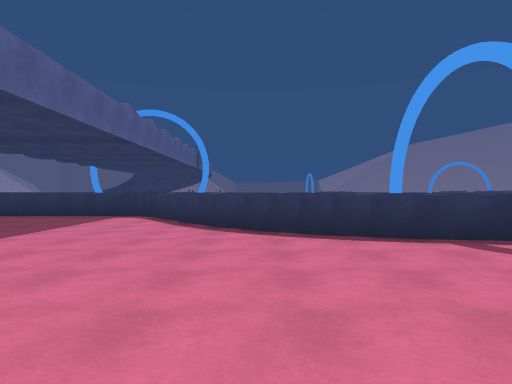
view 1 (above)

16 first-person views from a walk through a 3-D level made in the Unity game engine. The camera is 1.4 m above the floor, looks level and sees 75° across. The floor is counted in squares, 2 m on a side. Each view is taken from the middle of a square. On the plan, view 1 faces up. The plan holds only what a view shows up to about 10 squares ahead; the rest is blank. The place goes on beyond the plan. The player is left out. Some animated figures are left out.

view 2
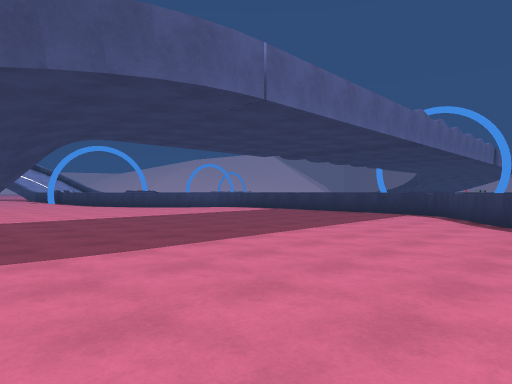

view 3
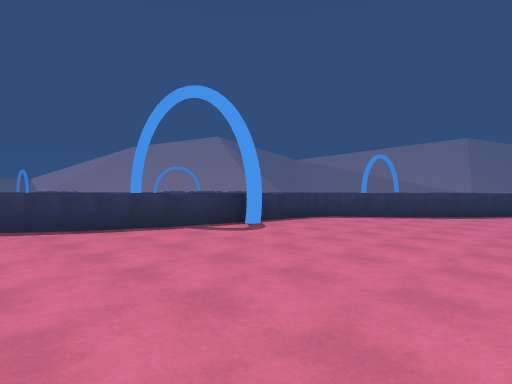

view 4
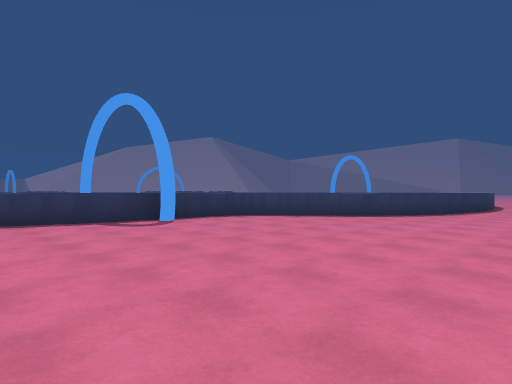

view 5
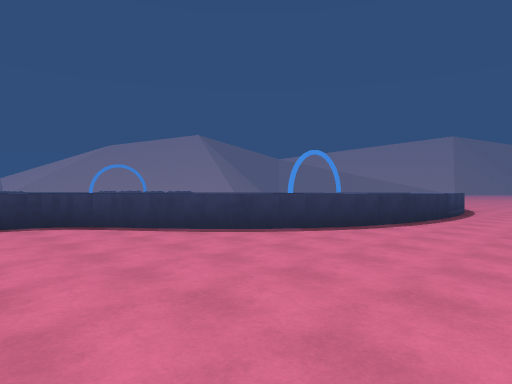

view 6
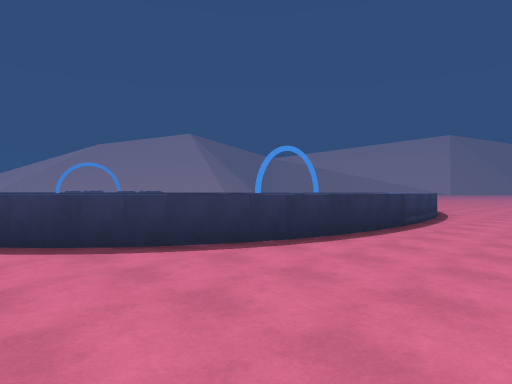

view 7
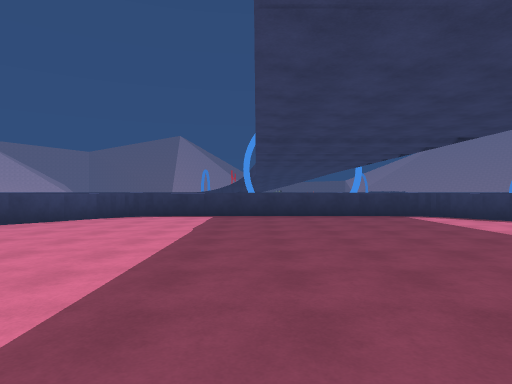

view 8
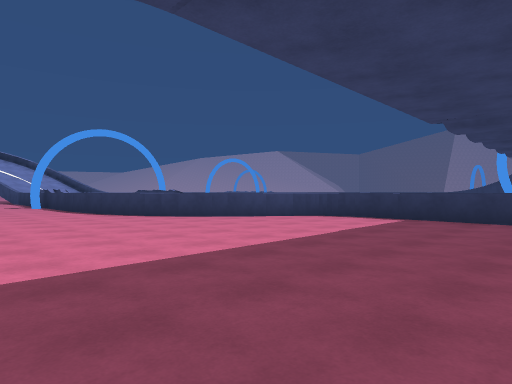

view 9
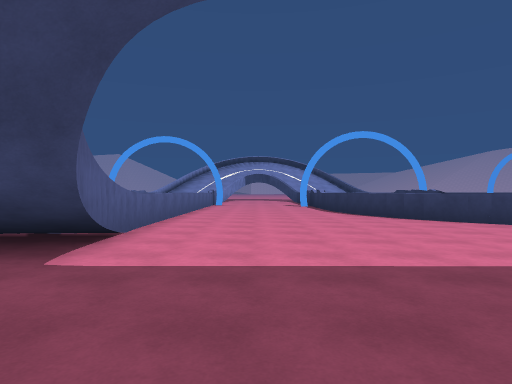

view 10
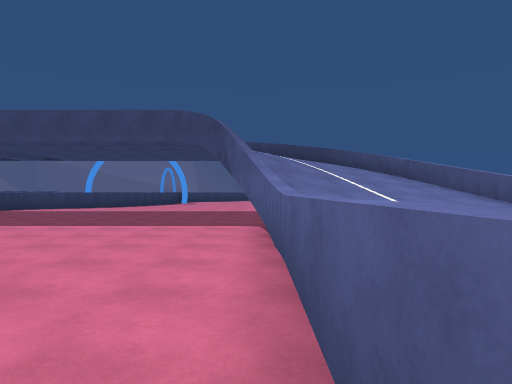

view 11
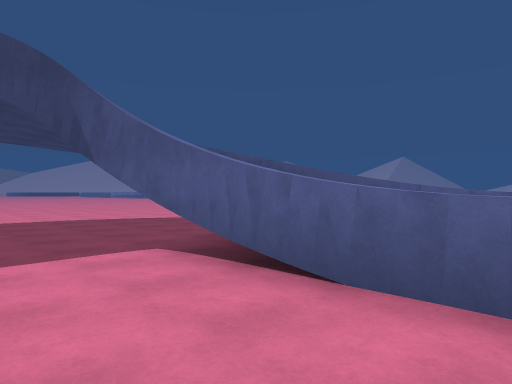

view 12
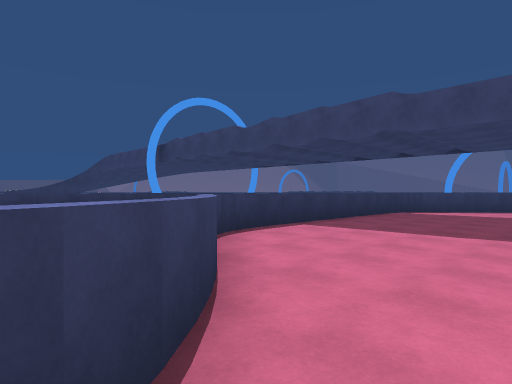

view 13
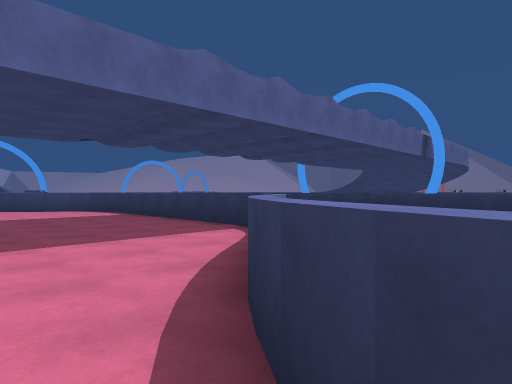

view 14
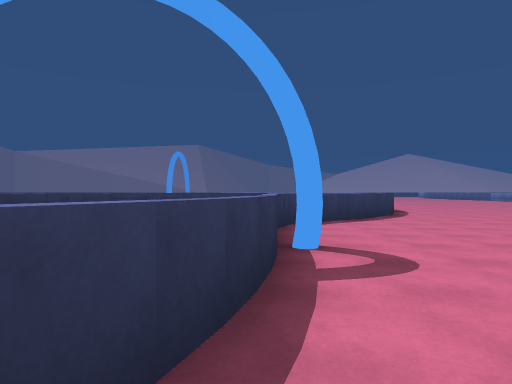

view 15
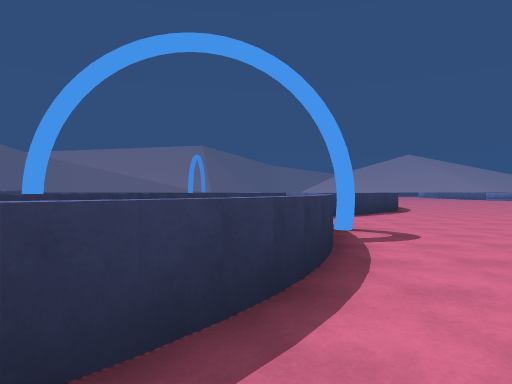

view 16
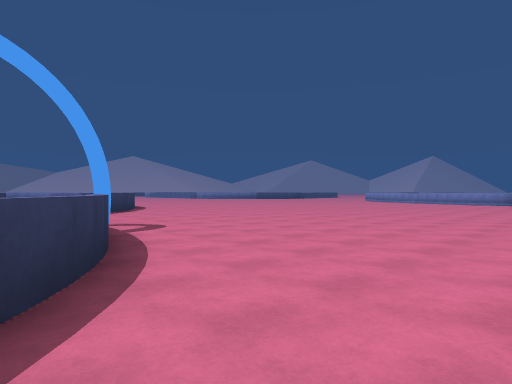

### Floor plan
Key: @ floor where view 1 was taken; # wall or solid block; . floor; = window, fence, low wall or low ledge; ^ raised ledge.
Columns run from 16 left of view 1 to 19 right of it. Each row starts with its distance up from view 1.
 14    ===      ====
 13
 12
 11
 10      ==^^^^===     =#
  9     =.........=       ====
  8    =..........=#
  7   =............=#
  6 ==..............==          =
  5 ..................==#===    #=
  4 ........................=
  3 ........................=#
  2 .........................=#
  1 ..........................==
  0 .....###........@...........==^=^==.
 -1 ^^^^=^^^............................
 -2     ^^^^ ..........................
 -3       ^^^.... ...............

Positions as (right, up) in squares from view 1, and headings:
1: (0, 0), facing up
2: (0, -1), facing up-left
3: (-1, -1), facing up-right
4: (0, -3), facing up-right
5: (5, -3), facing up-right
6: (8, -3), facing up-right
7: (-8, 0), facing up
8: (-6, 1), facing up-left
9: (-6, 2), facing left
10: (-16, 0), facing right
11: (-13, 2), facing down-right
12: (-15, 5), facing up-right
13: (1, 5), facing up-left
14: (0, 5), facing right
15: (-2, 6), facing right
16: (-3, 7), facing down-right
